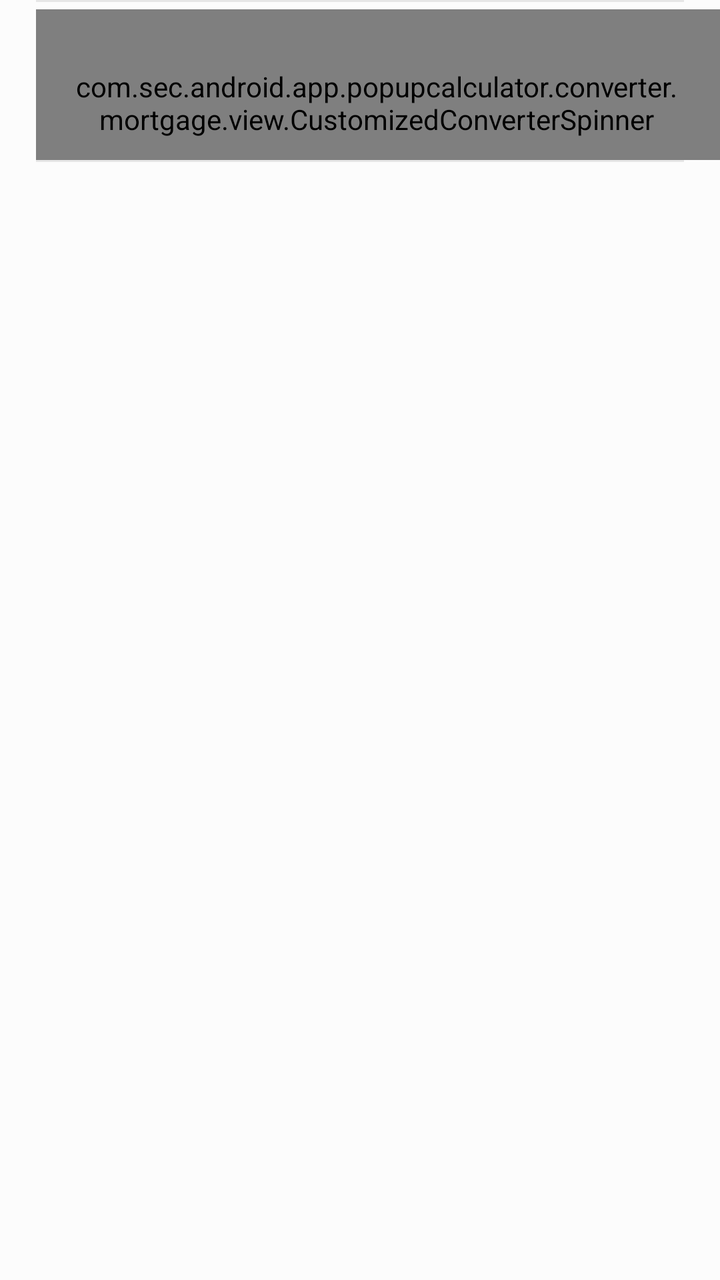
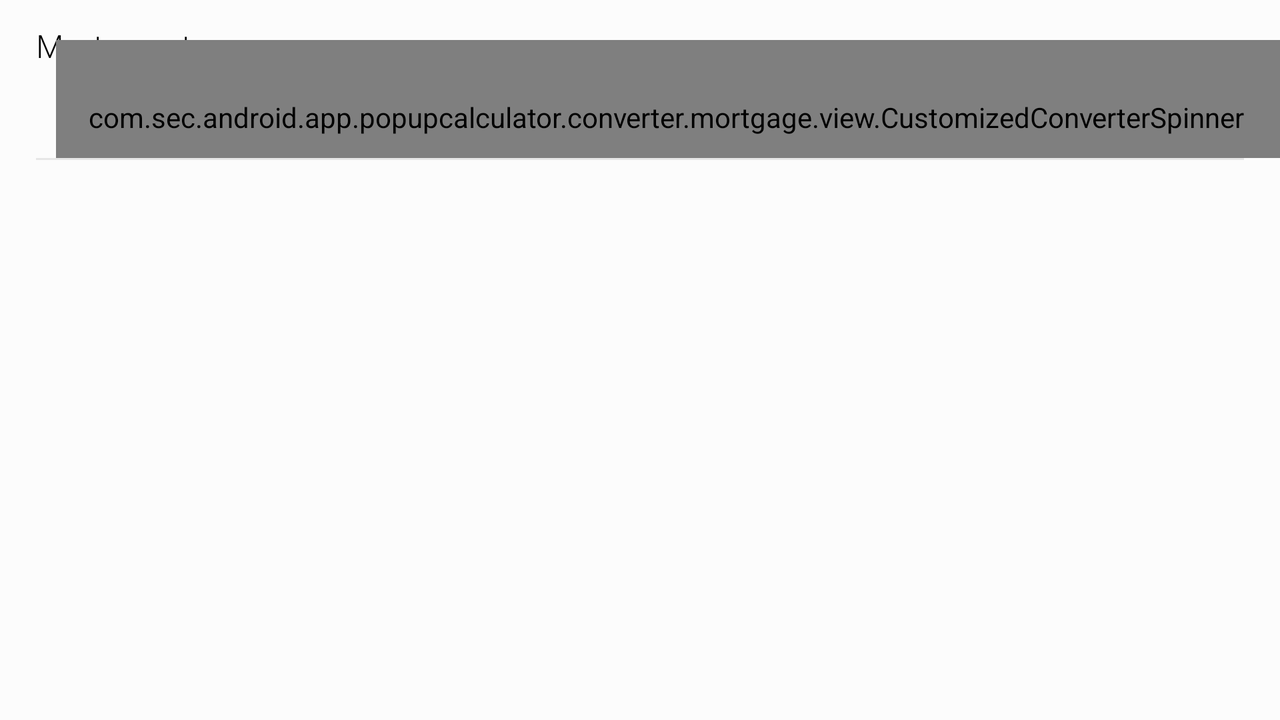

First picture: res/layout/ on a phone held upright. Second picture: the repository's own variant of that layout, on a device whose configuration matches the variant's folder. Source for both follows.
<!-- AndroidManifest.xml: application theme CalcTheme -->
<!-- res/layout/mortgage_input_activity.xml -->
<?xml version="1.0" encoding="utf-8"?>
<LinearLayout android:orientation="vertical" android:layout_width="fill_parent" android:layout_height="fill_parent"
  xmlns:android="http://schemas.android.com/apk/res/android">
    <View android:background="@color/converter_edit_divider" android:layout_width="fill_parent" android:layout_height="@dimen/calc_keypad_divider" android:layout_marginLeft="@dimen/mtg_items_padding_horizontal" android:layout_marginRight="@dimen/mtg_items_padding_horizontal" />
    <RelativeLayout android:layout_width="fill_parent" android:layout_height="@dimen/mtg_items_height" android:paddingStart="@dimen/mtg_items_padding_horizontal" android:paddingEnd="0.0dip">
        <TextView android:textSize="@dimen/mtg_items_label_text_size" android:textColor="@color/converter_area_text" android:ellipsize="end" android:paddingTop="@dimen/mtg_items_text_padding_top" android:paddingBottom="@dimen/mtg_tibetan_display_padding_bottom" android:layout_width="wrap_content" android:layout_height="wrap_content" android:text="@string/mtg_type" android:maxLines="1" android:fontFamily="@string/roboto_light" />
        <com.sec.android.app.popupcalculator.converter.mortgage.view.CustomizedConverterSpinner android:theme="@android:style/Theme.DeviceDefault.Light" android:id="@id/sliding_tab" android:background="@android:color/transparent" android:paddingTop="@dimen/mtg_items_Spinner_padding_top" android:paddingBottom="@dimen/mtg_items_Spinner_padding_bottom" android:layout_width="wrap_content" android:layout_height="wrap_content" android:popupBackground="@drawable/dropdown_list_bg" android:layout_alignParentBottom="true" android:paddingStart="@dimen/mtg_items_Spinner_padding_start" android:paddingEnd="@dimen/mtg_items_padding_horizontal" android:layout_alignParentEnd="true" android:popupElevation="@dimen/converter_elevation_dropdown_list" />
    </RelativeLayout>
    <View android:background="@color/converter_edit_divider" android:layout_width="fill_parent" android:layout_height="@dimen/calc_keypad_divider" android:layout_marginLeft="@dimen/mtg_items_padding_horizontal" android:layout_marginRight="@dimen/mtg_items_padding_horizontal" />
    <FrameLayout android:id="@id/container" android:layout_width="fill_parent" android:layout_height="fill_parent" />
</LinearLayout>
<!-- resources referenced by this layout -->
<resources>
  <color name="converter_area_text">#ff010101</color>
  <color name="converter_edit_divider">#ffe6e6e6</color>
  <dimen name="calc_keypad_divider">1.0dip</dimen>
  <dimen name="converter_elevation_dropdown_list">8.0dip</dimen>
  <!-- from res/values-w300dp-h540dp/ -->
  <dimen name="mtg_items_Spinner_padding_bottom">11.0dip</dimen>
  <!-- from res/values-w300dp-h540dp/ -->
  <dimen name="mtg_items_Spinner_padding_start">16.0dip</dimen>
  <!-- from res/values-w300dp-h540dp/ -->
  <dimen name="mtg_items_Spinner_padding_top">29.0dip</dimen>
  <!-- from res/values-w300dp-h540dp/ -->
  <dimen name="mtg_items_height">79.0dip</dimen>
  <!-- from res/values-w220dp-h450dp/ -->
  <dimen name="mtg_items_label_text_size">16.0dip</dimen>
  <!-- from res/values-w220dp-h220dp/ -->
  <dimen name="mtg_items_padding_horizontal">18.0dip</dimen>
  <!-- from res/values-w300dp-h280dp/ -->
  <dimen name="mtg_items_text_padding_top">0.0dip</dimen>
  <dimen name="mtg_tibetan_display_padding_bottom">5.0dip</dimen>
  <string name="mtg_type">Mortgage type</string>
  <string name="roboto_light">sans-serif-light</string>
  <color name="converter_spinner_dropdown_stroke">#ffcccccc</color>
  <color name="dropdown_spinner_background">#fffcfcff</color>
  <dimen name="converter_drop_down_radius">26.0dip</dimen>
  <color name="windowBackground">@color/calc_edit_bg</color>
  <color name="colorPrimaryDark">#ff2b840b</color>
  <color name="status_bar_background_color">@color/windowBackground</color>
  <color name="navigationBarColor">#fffcfcfc</color>
  <style name="Theme.AppCompat.Light" parent="@style/Base.Theme.AppCompat.Light" />
  <color name="calc_edit_bg">#fffcfcfc</color>
  <style name="Base.Theme.AppCompat.Light" parent="@style/Base.V28.Theme.AppCompat.Light" />
  <style name="Platform.AppCompat.Light" parent="@style/Platform.V25.AppCompat.Light" />
  <dimen name="abc_action_bar_default_height_material">56.0dip</dimen>
  <style name="AlertDialog.AppCompat.Light" parent="@style/Base.AlertDialog.AppCompat.Light" />
  <style name="Widget.AppCompat.ButtonBar" parent="@style/Base.Widget.AppCompat.ButtonBar" />
  <style name="Widget.AppCompat.Button" parent="@style/Base.Widget.AppCompat.Button" />
  <color name="accent_material_light">@color/material_deep_teal_500</color>
  <color name="background_floating_material_light">@android:color/white</color>
  <color name="button_material_light">#ffd6d7d7</color>
  <color name="ripple_material_light">#1f000000</color>
  <color name="error_color_material_light">#ffff5722</color>
  <color name="primary_material_light">@color/material_grey_100</color>
  <color name="primary_dark_material_light">@color/material_grey_600</color>
  <dimen name="abc_dialog_corner_radius_material">2.0dip</dimen>
  <dimen name="abc_dialog_padding_material">24.0dip</dimen>
  <style name="Widget.AppCompat.EditText" parent="@style/Base.Widget.AppCompat.EditText" />
  <item type="dimen" name="abc_list_item_padding_horizontal_material">@dimen/abc_action_bar_content_inset_material</item>
  <style name="Theme.AppCompat.CompactMenu" parent="@style/Base.Theme.AppCompat.CompactMenu" />
  <dimen name="abc_panel_menu_list_width">296.0dip</dimen>
  <style name="Widget.AppCompat.RatingBar" parent="@style/Base.Widget.AppCompat.RatingBar" />
  <style name="Widget.AppCompat.SeekBar" parent="@style/Base.Widget.AppCompat.SeekBar" />
  <style name="Widget.AppCompat.Spinner" parent="@style/Base.Widget.AppCompat.Spinner" />
  <style name="Widget.AppCompat.Toolbar" parent="@style/Base.Widget.AppCompat.Toolbar" />
  <color name="foreground_material_dark">@android:color/white</color>
  <style name="Base.AlertDialog.AppCompat.Light" parent="@style/Base.AlertDialog.AppCompat" />
  <style name="Base.Widget.AppCompat.Button" parent="@android:style/Widget.Material.Button" />
  <color name="material_deep_teal_500">#ff009688</color>
  <color name="material_grey_100">#fff5f5f5</color>
  <color name="material_grey_600">#ff757575</color>
</resources>
<!-- res/layout-land/mortgage_input_activity.xml (the repository's variant of the layout above) -->
<!-- drawn on the phone turned sideways -->
<?xml version="1.0" encoding="utf-8"?>
<LinearLayout android:orientation="vertical" android:layout_width="fill_parent" android:layout_height="fill_parent"
  xmlns:android="http://schemas.android.com/apk/res/android">
    <LinearLayout android:orientation="vertical" android:id="@id/mortgage_type_area" android:layout_width="fill_parent" android:layout_height="wrap_content">
        <RelativeLayout android:layout_width="fill_parent" android:layout_height="@dimen/mtg_items_height" android:paddingStart="@dimen/mtg_items_padding_horizontal" android:paddingEnd="0.0dip">
            <TextView android:textSize="@dimen/mtg_items_label_text_size" android:textColor="@color/converter_area_text" android:ellipsize="end" android:paddingTop="@dimen/mtg_items_text_padding_top" android:paddingBottom="@dimen/mtg_tibetan_display_padding_bottom" android:layout_width="wrap_content" android:layout_height="wrap_content" android:text="@string/mtg_type" android:maxLines="1" android:fontFamily="@string/roboto_light" />
            <com.sec.android.app.popupcalculator.converter.mortgage.view.CustomizedConverterSpinner android:theme="@android:style/Theme.DeviceDefault.Light" android:id="@id/sliding_tab" android:background="@android:color/transparent" android:paddingTop="@dimen/mtg_items_Spinner_padding_top" android:paddingBottom="@dimen/mtg_items_Spinner_padding_bottom" android:layout_width="wrap_content" android:layout_height="wrap_content" android:popupBackground="@drawable/dropdown_list_bg" android:layout_alignParentBottom="true" android:paddingStart="@dimen/mtg_items_Spinner_padding_start" android:paddingEnd="@dimen/mtg_items_padding_horizontal" android:layout_alignParentEnd="true" android:popupElevation="@dimen/converter_elevation_dropdown_list" />
        </RelativeLayout>
    </LinearLayout>
    <View android:background="@color/converter_edit_divider" android:layout_width="fill_parent" android:layout_height="@dimen/calc_keypad_divider" android:layout_marginLeft="@dimen/mtg_items_padding_horizontal" android:layout_marginRight="@dimen/mtg_items_padding_horizontal" />
    <FrameLayout android:id="@id/container" android:layout_width="fill_parent" android:layout_height="fill_parent" />
</LinearLayout>
<!-- resources referenced by the variant -->
<!-- as the phone turned sideways resolves them -->
<resources>
  <color name="converter_area_text">#ff010101</color>
  <color name="converter_edit_divider">#ffe6e6e6</color>
  <dimen name="calc_keypad_divider">1.0dip</dimen>
  <dimen name="converter_elevation_dropdown_list">8.0dip</dimen>
  <!-- from res/values-w550dp-land/ -->
  <dimen name="mtg_items_Spinner_padding_bottom">11.0dip</dimen>
  <!-- from res/values-w550dp-land/ -->
  <dimen name="mtg_items_Spinner_padding_start">16.0dip</dimen>
  <!-- from res/values-w550dp-land/ -->
  <dimen name="mtg_items_Spinner_padding_top">29.0dip</dimen>
  <!-- from res/values-w550dp-land/ -->
  <dimen name="mtg_items_height">79.0dip</dimen>
  <!-- from res/values-w550dp-land/ -->
  <dimen name="mtg_items_label_text_size">16.0dip</dimen>
  <!-- from res/values-w550dp-land/ -->
  <dimen name="mtg_items_padding_horizontal">18.0dip</dimen>
  <!-- from res/values-w550dp-land/ -->
  <dimen name="mtg_items_text_padding_top">12.0dip</dimen>
  <dimen name="mtg_tibetan_display_padding_bottom">5.0dip</dimen>
  <string name="mtg_type">Mortgage type</string>
  <string name="roboto_light">sans-serif-light</string>
  <color name="converter_spinner_dropdown_stroke">#ffcccccc</color>
  <color name="dropdown_spinner_background">#fffcfcff</color>
  <dimen name="converter_drop_down_radius">26.0dip</dimen>
  <color name="windowBackground">@color/calc_edit_bg</color>
  <color name="colorPrimaryDark">#ff2b840b</color>
  <color name="status_bar_background_color">@color/windowBackground</color>
  <color name="navigationBarColor">#fffcfcfc</color>
  <style name="Theme.AppCompat.Light" parent="@style/Base.Theme.AppCompat.Light" />
  <color name="calc_edit_bg">#fffcfcfc</color>
  <style name="Base.Theme.AppCompat.Light" parent="@style/Base.V28.Theme.AppCompat.Light" />
  <style name="Platform.AppCompat.Light" parent="@style/Platform.V25.AppCompat.Light" />
  <!-- from res/values-land/ -->
  <dimen name="abc_action_bar_default_height_material">48.0dip</dimen>
  <style name="AlertDialog.AppCompat.Light" parent="@style/Base.AlertDialog.AppCompat.Light" />
  <style name="Widget.AppCompat.ButtonBar" parent="@style/Base.Widget.AppCompat.ButtonBar" />
  <style name="Widget.AppCompat.Button" parent="@style/Base.Widget.AppCompat.Button" />
  <color name="accent_material_light">@color/material_deep_teal_500</color>
  <color name="background_floating_material_light">@android:color/white</color>
  <color name="button_material_light">#ffd6d7d7</color>
  <color name="ripple_material_light">#1f000000</color>
  <color name="error_color_material_light">#ffff5722</color>
  <color name="primary_material_light">@color/material_grey_100</color>
  <color name="primary_dark_material_light">@color/material_grey_600</color>
  <dimen name="abc_dialog_corner_radius_material">2.0dip</dimen>
  <dimen name="abc_dialog_padding_material">24.0dip</dimen>
  <style name="Widget.AppCompat.EditText" parent="@style/Base.Widget.AppCompat.EditText" />
  <item type="dimen" name="abc_list_item_padding_horizontal_material">@dimen/abc_action_bar_content_inset_material</item>
  <style name="Theme.AppCompat.CompactMenu" parent="@style/Base.Theme.AppCompat.CompactMenu" />
  <dimen name="abc_panel_menu_list_width">296.0dip</dimen>
  <style name="Widget.AppCompat.RatingBar" parent="@style/Base.Widget.AppCompat.RatingBar" />
  <style name="Widget.AppCompat.SeekBar" parent="@style/Base.Widget.AppCompat.SeekBar" />
  <style name="Widget.AppCompat.Spinner" parent="@style/Base.Widget.AppCompat.Spinner" />
  <style name="Widget.AppCompat.Toolbar" parent="@style/Base.Widget.AppCompat.Toolbar" />
  <color name="foreground_material_dark">@android:color/white</color>
  <style name="Base.AlertDialog.AppCompat.Light" parent="@style/Base.AlertDialog.AppCompat" />
  <style name="Base.Widget.AppCompat.Button" parent="@android:style/Widget.Material.Button" />
  <color name="material_deep_teal_500">#ff009688</color>
  <color name="material_grey_100">#fff5f5f5</color>
  <color name="material_grey_600">#ff757575</color>
</resources>
